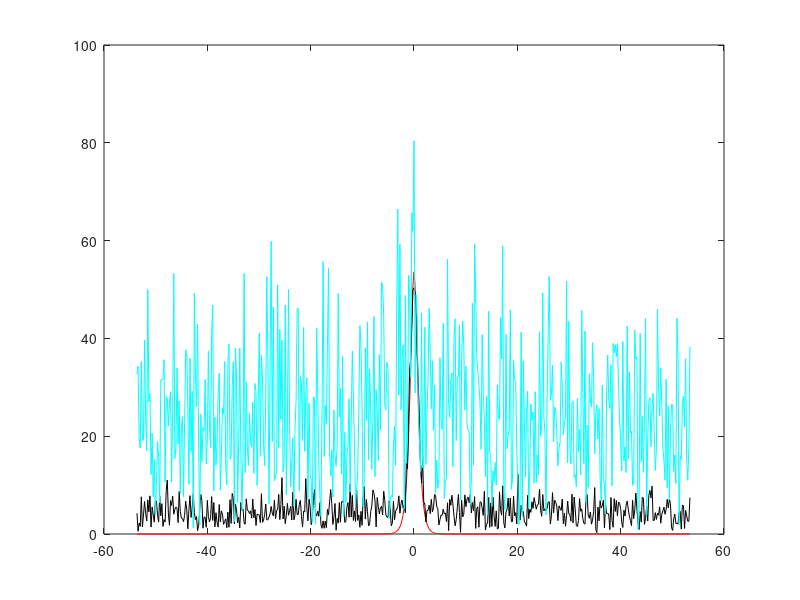

This figure's MATLAB source:
clear all; close all; clc;

T=30; %sample signal for 30 seconds
n=512; %how many points

t2=linspace(-T/2,T/2,n+1); t=t2(1:n); %512 + 1 points, last point is same as first

%below tells you the frequency components b/c fft things you are working on
%a 2pi periodic domain
k=(2*pi/T)*[0:n/2-1 -n/2:-1];
%fft shifts things so we have to shif back
ks=fftshift(k);
%here is our function
u=sech(t);

%now lets fft this sucka
ut=fft(u);
%add to every frequency component a little noise, to real and complex part.


%subplot(2,1,1), plot(t,u,'r', t, abs(un),'k')
%subplot(2,1,2), plot(ks, abs(fftshift(ut)),'r',ks,abs(fftshift(utn)))

noise=20;
ave=zeros(1,n);
%repeated sampling
realizations=30;
for j=1:30
utn=ut+noise*(randn(1,n)+i*randn(1,n));
%look at this noisy signal in time domain
%un=ifft(utn);
ave=ave+utn;

end
ave=abs(fftshift(ave))/realizations;

plot(ks,abs(fftshift(ut)),'r',ks,ave,'k',ks, abs(fftshift(utn)),'c')